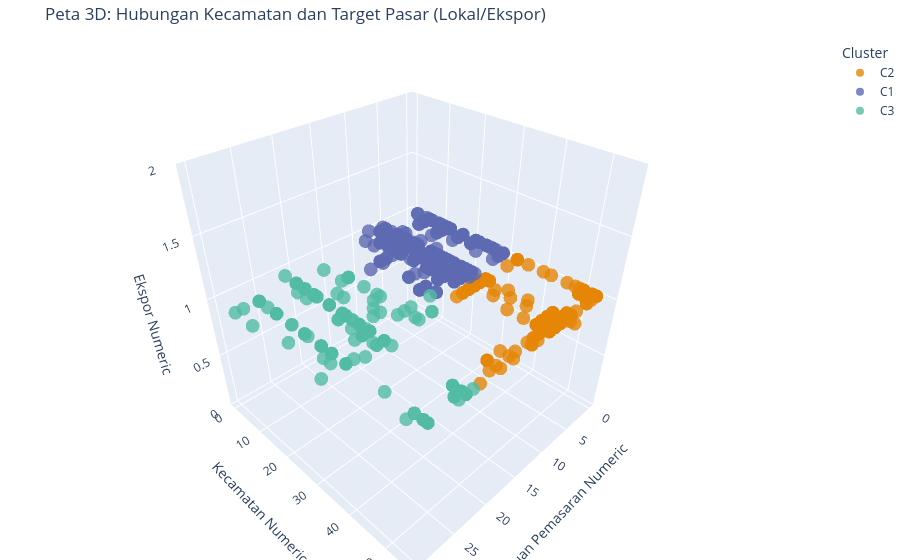
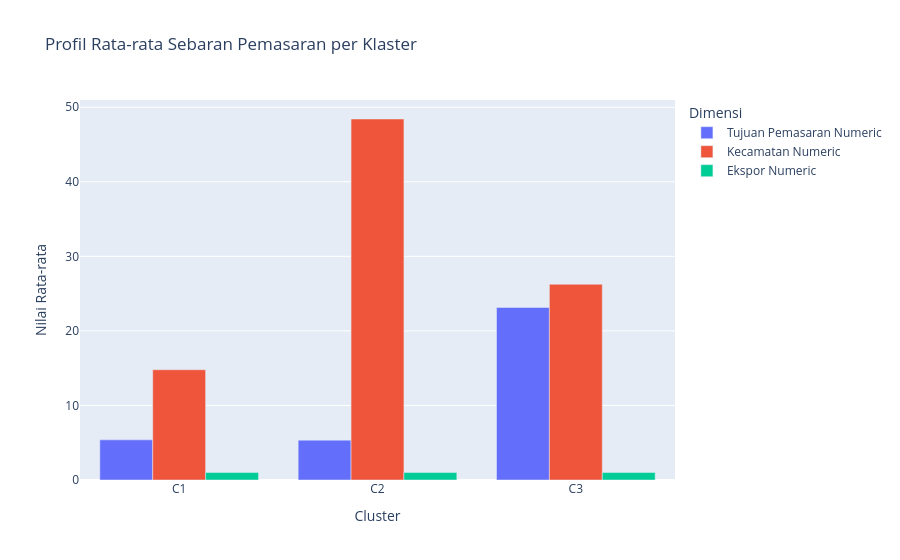

The notebook cell saved with these charts, in order:
### Code cell
import plotly.express as px

# =========================================================
# 1. Visualisasi 3D Interaktif (Pemasaran vs Kecamatan vs Ekspor)
# =========================================================
fig_3d_c6 = px.scatter_3d(
    df, 
    x=fitur_yang_dipakai[0], # Tujuan Pemasaran Numeric
    y=fitur_yang_dipakai[1], # Kecamatan Numeric
    z=fitur_yang_dipakai[2], # Ekspor Numeric
    color='Cluster',
    hover_name='Nama Usaha',
    title="Peta 3D: Hubungan Kecamatan dan Target Pasar (Lokal/Ekspor)",
    opacity=0.8,
    size_max=12,
    color_discrete_sequence=px.colors.qualitative.Vivid
)

fig_3d_c6.update_layout(margin=dict(l=0, r=0, b=0, t=40))
fig_3d_c6.show()


# =========================================================
# 2. Bar Chart (Pembandingan Profil Rata-rata Geografis)
# =========================================================
# Mengambil rata-rata metrik dari setiap klaster
df_avg_c6 = df.groupby('Cluster')[fitur_yang_dipakai].mean().reset_index()

# Melakukan transformasi data (melt)
df_melted_c6 = df_avg_c6.melt(id_vars='Cluster', value_vars=fitur_yang_dipakai, 
                        var_name='Dimensi', value_name='Nilai Rata-rata')

# Menggambar diagram batang
fig_bar_c6 = px.bar(
    df_melted_c6, 
    x='Cluster', 
    y='Nilai Rata-rata', 
    color='Dimensi', 
    barmode='group',
    title="Profil Rata-rata Sebaran Pemasaran per Klaster"
)
fig_bar_c6.show()

### Figure 1 — Plotly figure (JSON) as saved in the notebook; plotly's stock layout.template omitted (floating-point values rounded to 4 significant figures; data arrays with more than 128 entries replaced by an {"elided": "..."} marker saying what was removed)
{"data": [{"hovertemplate": "<b>%{hovertext}</b><br><br>Cluster=C2<br>Tujuan Pemasaran Numeric=%{x}<br>Kecamatan Numeric=%{y}<br>Ekspor Numeric=%{z}<extra></extra>", "hovertext": {"elided": "996 str values"}, "legendgroup": "C2", "marker": {"color": "rgb(229, 134, 6)", "opacity": 0.8, "symbol": "circle"}, "mode": "markers", "name": "C2", "scene": "scene", "showlegend": true, "type": "scatter3d", "x": {"elided": "996 int values"}, "y": {"elided": "996 int values"}, "z": {"elided": "996 int values"}}, {"hovertemplate": "<b>%{hovertext}</b><br><br>Cluster=C1<br>Tujuan Pemasaran Numeric=%{x}<br>Kecamatan Numeric=%{y}<br>Ekspor Numeric=%{z}<extra></extra>", "hovertext": {"elided": "1442 str values"}, "legendgroup": "C1", "marker": {"color": "rgb(93, 105, 177)", "opacity": 0.8, "symbol": "circle"}, "mode": "markers", "name": "C1", "scene": "scene", "showlegend": true, "type": "scatter3d", "x": {"elided": "1442 int values"}, "y": {"elided": "1442 int values"}, "z": {"elided": "1442 int values"}}, {"hovertemplate": "<b>%{hovertext}</b><br><br>Cluster=C3<br>Tujuan Pemasaran Numeric=%{x}<br>Kecamatan Numeric=%{y}<br>Ekspor Numeric=%{z}<extra></extra>", "hovertext": {"elided": "182 str values"}, "legendgroup": "C3", "marker": {"color": "rgb(82, 188, 163)", "opacity": 0.8, "symbol": "circle"}, "mode": "markers", "name": "C3", "scene": "scene", "showlegend": true, "type": "scatter3d", "x": {"elided": "182 int values"}, "y": {"elided": "182 int values"}, "z": {"elided": "182 int values"}}], "layout": {"legend": {"title": {"text": "Cluster"}, "tracegroupgap": 0}, "margin": {"b": 0, "l": 0, "r": 0, "t": 40}, "scene": {"domain": {"x": [0, 1], "y": [0, 1]}, "xaxis": {"title": {"text": "Tujuan Pemasaran Numeric"}}, "yaxis": {"title": {"text": "Kecamatan Numeric"}}, "zaxis": {"title": {"text": "Ekspor Numeric"}}}, "title": {"text": "Peta 3D: Hubungan Kecamatan dan Target Pasar (Lokal/Ekspor)"}}}

### Figure 2 — Plotly figure (JSON) as saved in the notebook; plotly's stock layout.template omitted (floating-point values rounded to 4 significant figures)
{"data": [{"alignmentgroup": "True", "hovertemplate": "Dimensi=Tujuan Pemasaran Numeric<br>Cluster=%{x}<br>Nilai Rata-rata=%{y}<extra></extra>", "legendgroup": "Tujuan Pemasaran Numeric", "marker": {"color": "#636efa", "pattern": {"shape": ""}}, "name": "Tujuan Pemasaran Numeric", "offsetgroup": "Tujuan Pemasaran Numeric", "orientation": "v", "showlegend": true, "textposition": "auto", "type": "bar", "x": ["C1", "C2", "C3"], "xaxis": "x", "y": [5.384, 5.348, 23.14], "yaxis": "y"}, {"alignmentgroup": "True", "hovertemplate": "Dimensi=Kecamatan Numeric<br>Cluster=%{x}<br>Nilai Rata-rata=%{y}<extra></extra>", "legendgroup": "Kecamatan Numeric", "marker": {"color": "#EF553B", "pattern": {"shape": ""}}, "name": "Kecamatan Numeric", "offsetgroup": "Kecamatan Numeric", "orientation": "v", "showlegend": true, "textposition": "auto", "type": "bar", "x": ["C1", "C2", "C3"], "xaxis": "x", "y": [14.79, 48.42, 26.25], "yaxis": "y"}, {"alignmentgroup": "True", "hovertemplate": "Dimensi=Ekspor Numeric<br>Cluster=%{x}<br>Nilai Rata-rata=%{y}<extra></extra>", "legendgroup": "Ekspor Numeric", "marker": {"color": "#00cc96", "pattern": {"shape": ""}}, "name": "Ekspor Numeric", "offsetgroup": "Ekspor Numeric", "orientation": "v", "showlegend": true, "textposition": "auto", "type": "bar", "x": ["C1", "C2", "C3"], "xaxis": "x", "y": [1.0, 1.0, 1.0], "yaxis": "y"}], "layout": {"barmode": "group", "legend": {"title": {"text": "Dimensi"}, "tracegroupgap": 0}, "title": {"text": "Profil Rata-rata Sebaran Pemasaran per Klaster"}, "xaxis": {"anchor": "y", "domain": [0, 1], "title": {"text": "Cluster"}}, "yaxis": {"anchor": "x", "domain": [0, 1], "title": {"text": "Nilai Rata-rata"}}}}
